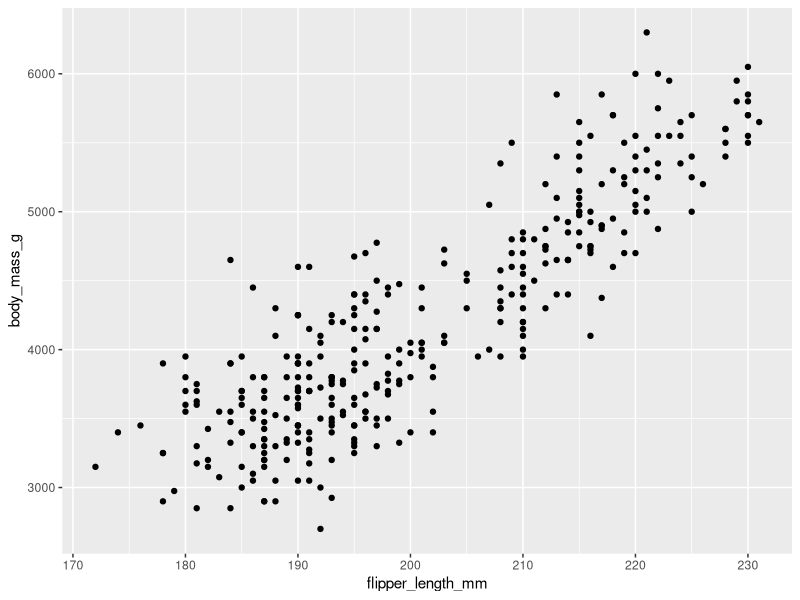
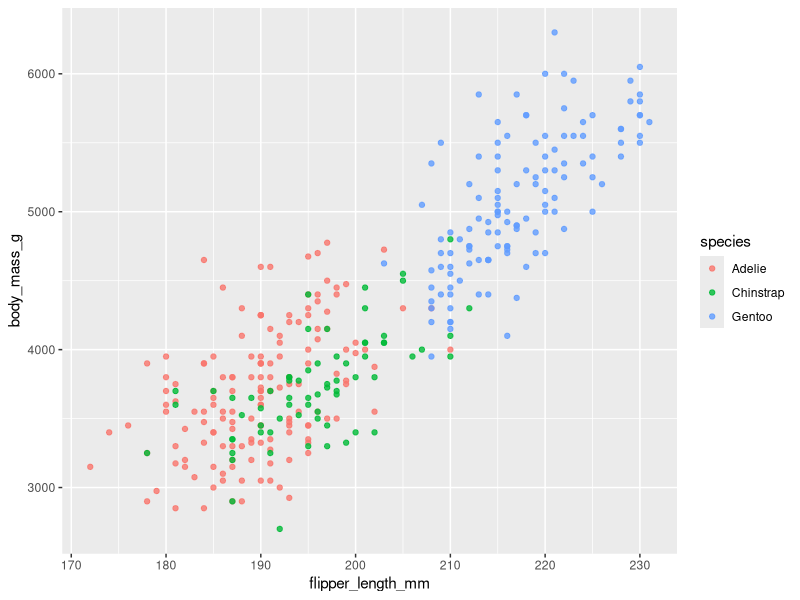
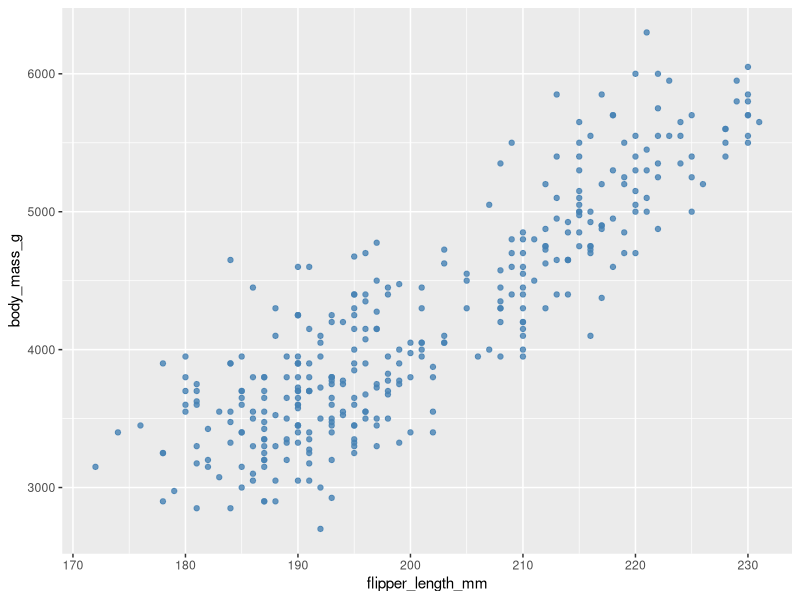
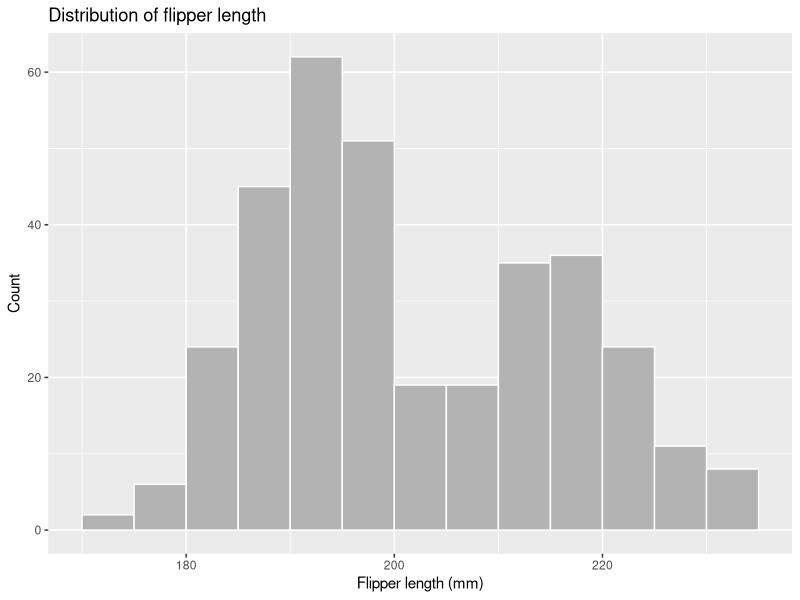
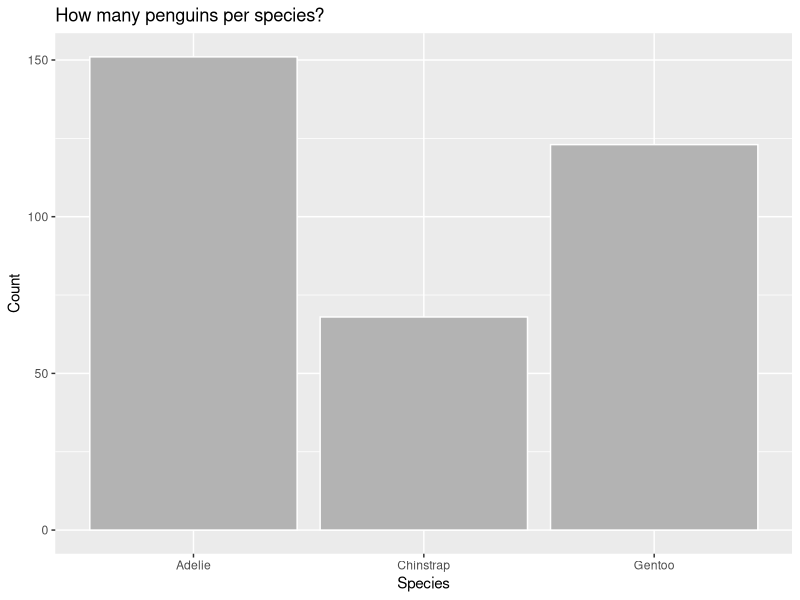
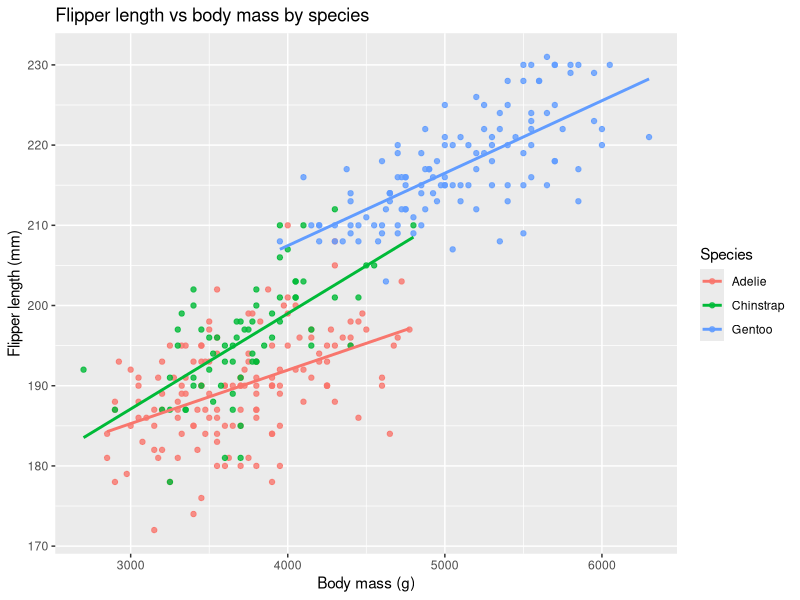
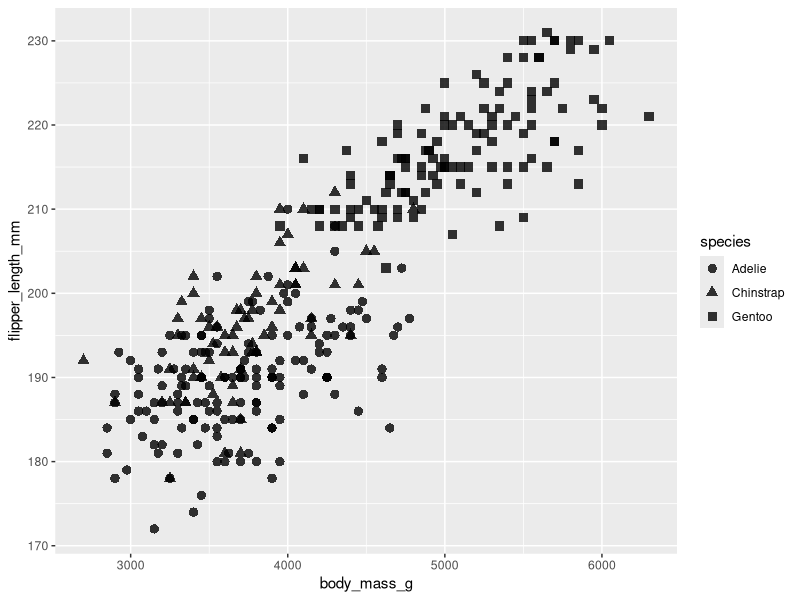

These charts were generated, in order, by the following R code:
## ---- chunk 1
knitr::opts_chunk$set(echo = TRUE, message = FALSE, warning = FALSE)

if (!requireNamespace("palmerpenguins", quietly = TRUE)) install.packages("palmerpenguins")
if (!requireNamespace("ggplot2", quietly = TRUE)) install.packages("ggplot2")
if (!requireNamespace("dplyr", quietly = TRUE)) install.packages("dplyr")

library(ggplot2)
library(dplyr)
library(palmerpenguins)


## ---- chunk 2
peng <- palmerpenguins::penguins
peng <- peng %>% filter(!is.na(flipper_length_mm), !is.na(body_mass_g))
## ---- chunk 3
ggplot(data = peng, mapping = aes(x = flipper_length_mm, y = body_mass_g)) +
  geom_point()
## ---- chunk 4
# Mapping color to species (legend appears)
ggplot(peng, aes(x = flipper_length_mm, y = body_mass_g, color = species)) +
  geom_point(alpha = 0.8)

# Setting color to a single value (no legend)
ggplot(peng, aes(x = flipper_length_mm, y = body_mass_g)) +
  geom_point(color = "steelblue", alpha = 0.8)
## ---- chunk 5
ggplot(peng, aes(x = flipper_length_mm)) +
  geom_histogram(binwidth = 5, boundary = 0, closed = "left", fill = "grey70", color = "white") +
  labs(x = "Flipper length (mm)", y = "Count", title = "Distribution of flipper length")
## ---- chunk 6
ggplot(peng, aes(x = species)) +
  geom_bar(fill = "grey70", color = "white") +
  labs(x = "Species", y = "Count", title = "How many penguins per species?")
## ---- chunk 7
# [Your Code Here]
## ---- chunk 8
ggplot(peng, aes(x = body_mass_g, y = flipper_length_mm, color = species)) +
  geom_point(alpha = 0.8) +
  geom_smooth(method = "lm", se = FALSE) +
  labs(x = "Body mass (g)", y = "Flipper length (mm)", color = "Species",
       title = "Flipper length vs body mass by species")
## ---- chunk 9
ggplot(peng, aes(body_mass_g, flipper_length_mm, shape = species)) +
  geom_point(alpha = 0.8, size = 2.8)
